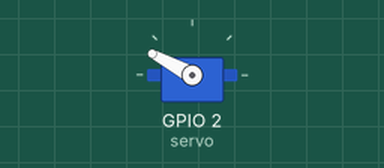
This program was run on a simulated ESP8266 board running MicroPython. Shown: servo. Servo angles are drawn from the pulse width (0.5 ms = 0°, 2.5 ms = 180°).

Above: at 0.85 s.
At 9.6 s:
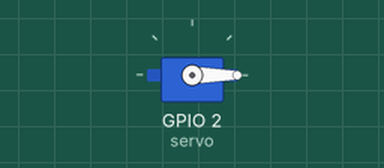
At 20.5 s:
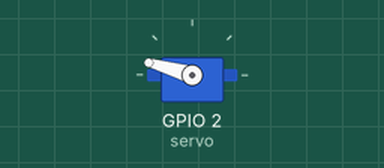
At 39.87 s:
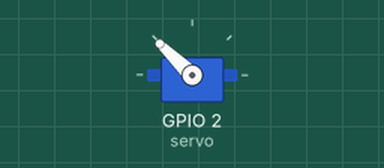
Timing chart, 0 to 40.0 s (numbered marks = the images above):
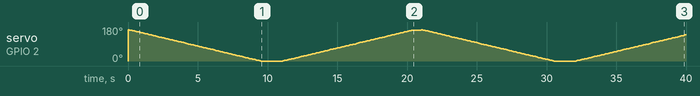

The program:

Servo_Motors-PWM.py
```python
# Time period = 20ms = Freq = 1 / Timeperiod =1 / 20ms = 50Hz
# 10 bit PWM = ESP8266
# 1ms On + 19ms Off = 0 Degree
# 1.5ms On + 18.5ms Off = 90 Degree
# 2ms On + 18ms Off = 180 Degree

import machine
import utime

servo = machine.Pin(2,machine.Pin.OUT)

pwm = machine.PWM(servo)

pwm.init(freq=50, duty=20)

def pwm_duty(duty):
    pwm.duty(duty)

while True:
    for x in range(120, 20, -1):
        pwm_duty(x)
        utime.sleep_ms(100)
    utime.sleep_ms(500)
    for x in range(20, 120, 1):
        pwm_duty(x)
        utime.sleep_ms(100)
    utime.sleep_ms(500)
```
